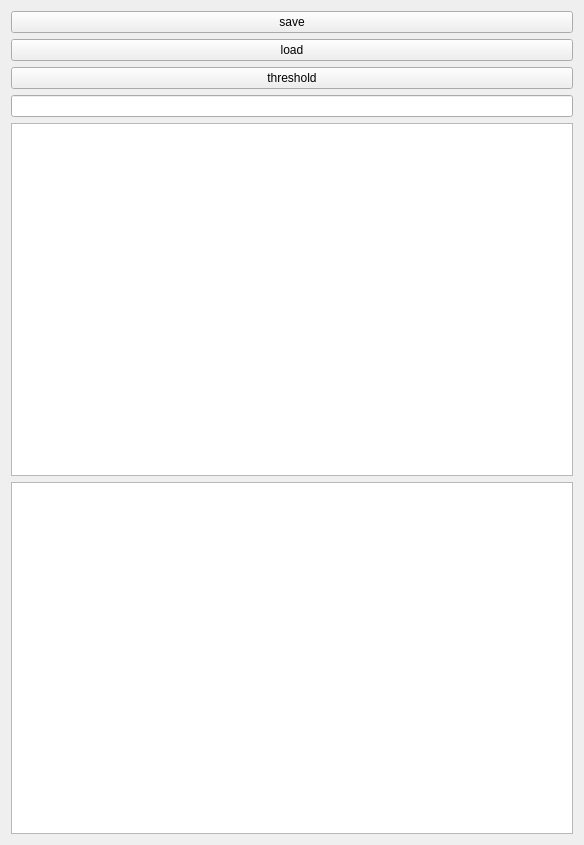
<?xml version="1.0" encoding="UTF-8"?>
<ui version="4.0">
 <class>Widget</class>
 <widget class="QWidget" name="Widget">
  <property name="geometry">
   <rect>
    <x>0</x>
    <y>0</y>
    <width>584</width>
    <height>845</height>
   </rect>
  </property>
  <property name="windowTitle">
   <string>Widget</string>
  </property>
  <layout class="QHBoxLayout" name="horizontalLayout">
   <item>
    <layout class="QVBoxLayout" name="verticalLayout_3">
     <item>
      <layout class="QVBoxLayout" name="verticalLayout_2">
       <item>
        <widget class="QPushButton" name="save">
         <property name="text">
          <string>save</string>
         </property>
        </widget>
       </item>
       <item>
        <widget class="QPushButton" name="load">
         <property name="text">
          <string>load</string>
         </property>
        </widget>
       </item>
       <item>
        <widget class="QPushButton" name="threshold">
         <property name="text">
          <string>threshold</string>
         </property>
        </widget>
       </item>
       <item>
        <widget class="QLineEdit" name="thresh_value"/>
       </item>
      </layout>
     </item>
     <item>
      <widget class="QGraphicsView" name="graphicsView"/>
     </item>
     <item>
      <widget class="QGraphicsView" name="graphicsView_2"/>
     </item>
    </layout>
   </item>
  </layout>
 </widget>
 <layoutdefault spacing="6" margin="11"/>
 <resources/>
 <connections/>
</ui>
